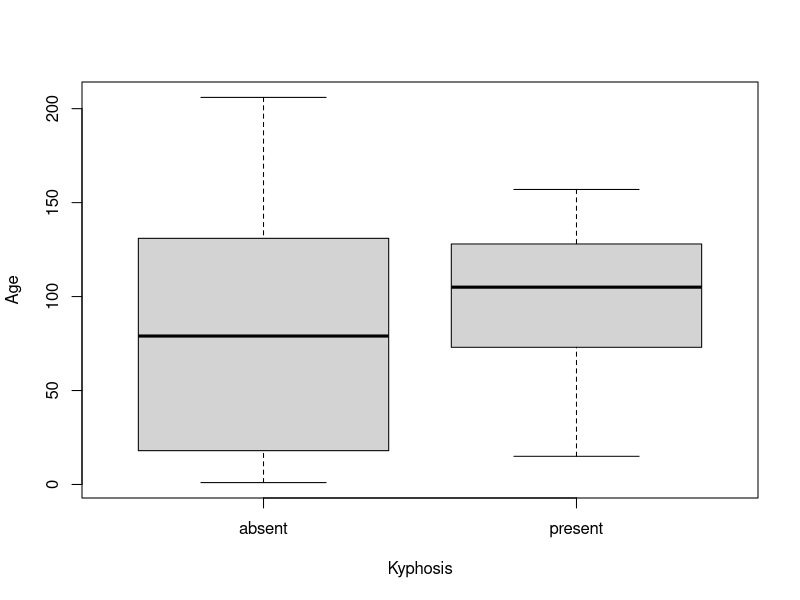
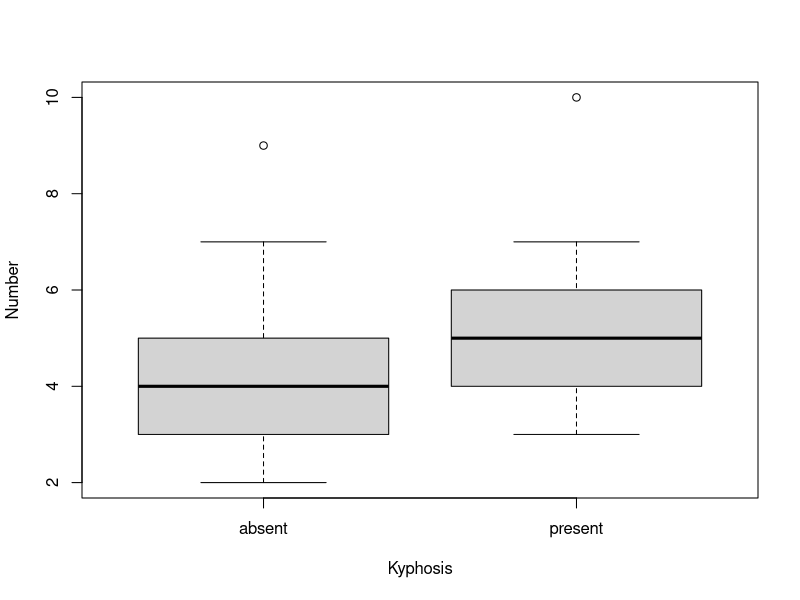
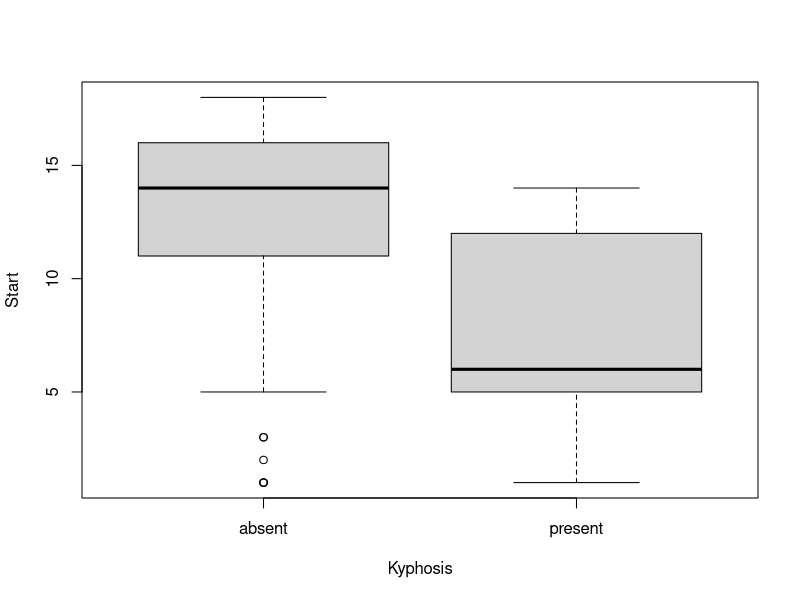
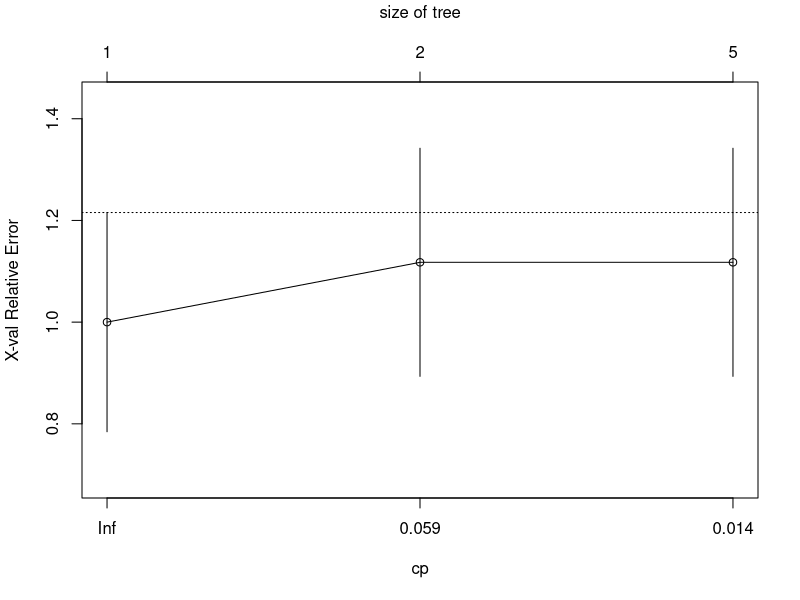
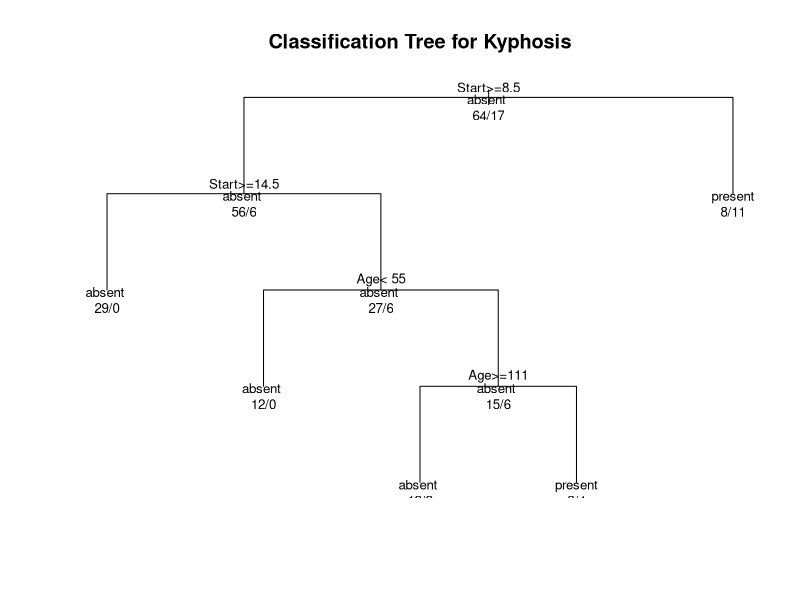
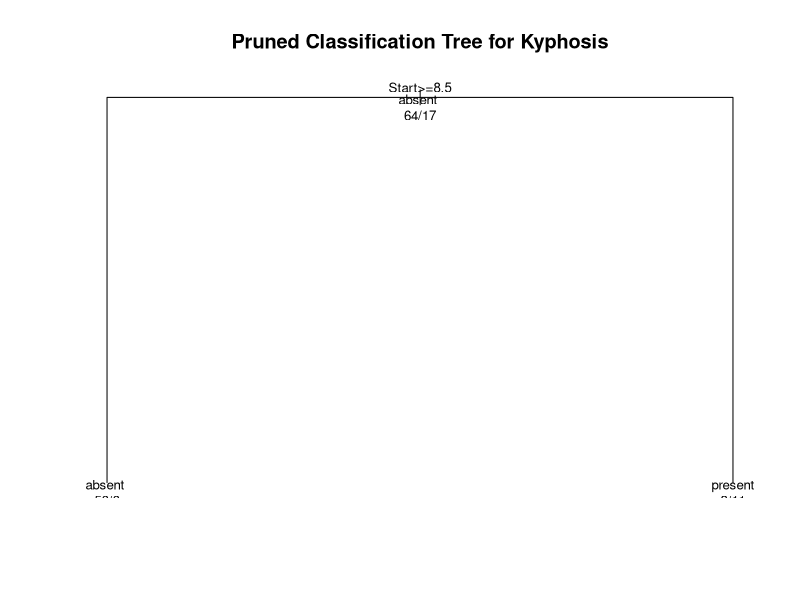

The R source for these figures, in order:

# Classification Tree with rpart
library(rpart)
library(caret)
attach(kyphosis)
help(kyphosis)
boxplot(Age~Kyphosis)
boxplot(Number~Kyphosis)
boxplot(Start~Kyphosis)
summary(Kyphosis)

# grow tree
fit <- rpart(Kyphosis ~ Age + Number + Start,
   method="class", data=kyphosis)

printcp(fit) # display the results
plotcp(fit) # visualize cross-validation results
summary(fit) # detailed summary of splits

# plot tree
plot(fit, uniform=TRUE,
   main="Classification Tree for Kyphosis")
text(fit, use.n=TRUE, all=TRUE, cex=.8)




predicted.class <- predict(fit, type = "class")  # factor

summary1 <- table(predicted.class,Kyphosis)
summary1


#Confusion Matrix and associated Statistics and Tests in R 

confusionMatrix(summary1)



# prune the tree 
pfit<- prune(fit, cp=0.019608 ) # from cptable   


# plot the pruned tree 
plot(pfit, uniform=TRUE, 
   main="Pruned Classification Tree for Kyphosis")
text(pfit, use.n=TRUE, all=TRUE, cex=.8)


predicted.class.p <- predict(pfit, type = "class")  # factor
#Tables
summary1p <- table(predicted.class.p,Kyphosis)
summary1p
confusionMatrix(summary1p)







